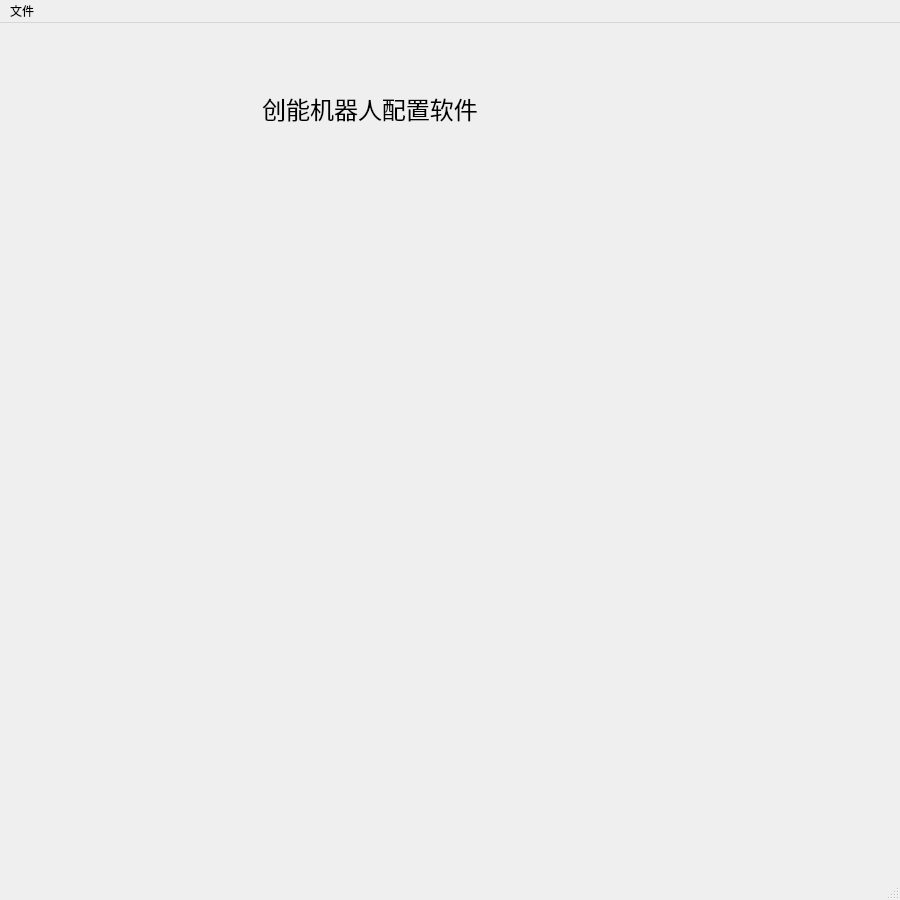
<?xml version="1.0" encoding="UTF-8"?>
<ui version="4.0">
 <class>MainWindow</class>
 <widget class="QMainWindow" name="MainWindow">
  <property name="geometry">
   <rect>
    <x>0</x>
    <y>0</y>
    <width>900</width>
    <height>900</height>
   </rect>
  </property>
  <property name="focusPolicy">
   <enum>Qt::ClickFocus</enum>
  </property>
  <property name="windowTitle">
   <string>创能机器人配置软件</string>
  </property>
  <widget class="QWidget" name="centralwidget">
   <widget class="QLabel" name="label">
    <property name="geometry">
     <rect>
      <x>220</x>
      <y>60</y>
      <width>300</width>
      <height>50</height>
     </rect>
    </property>
    <property name="font">
     <font>
      <pointsize>18</pointsize>
     </font>
    </property>
    <property name="text">
     <string>创能机器人配置软件</string>
    </property>
    <property name="alignment">
     <set>Qt::AlignCenter</set>
    </property>
   </widget>
   <widget class="QLabel" name="pic_show_label">
    <property name="geometry">
     <rect>
      <x>200</x>
      <y>150</y>
      <width>400</width>
      <height>400</height>
     </rect>
    </property>
    <property name="text">
     <string/>
    </property>
   </widget>
  </widget>
  <widget class="QMenuBar" name="menubar">
   <property name="geometry">
    <rect>
     <x>0</x>
     <y>0</y>
     <width>900</width>
     <height>23</height>
    </rect>
   </property>
   <widget class="QMenu" name="menuFiles">
    <property name="title">
     <string>文件</string>
    </property>
    <widget class="QMenu" name="menuNew">
     <property name="title">
      <string>新建</string>
     </property>
     <addaction name="actionRobot_info"/>
     <addaction name="actionFenbushi"/>
     <addaction name="actionPlanwork"/>
    </widget>
    <addaction name="menuNew"/>
    <addaction name="actionopen"/>
    <addaction name="actionsave"/>
   </widget>
   <addaction name="menuFiles"/>
  </widget>
  <widget class="QStatusBar" name="statusbar"/>
  <action name="actionRobot_info">
   <property name="text">
    <string>机器人基本信息</string>
   </property>
  </action>
  <action name="actionFenbushi">
   <property name="text">
    <string>分布式传感器</string>
   </property>
  </action>
  <action name="actionPlanwork">
   <property name="text">
    <string>计划任务</string>
   </property>
  </action>
  <action name="actionopen">
   <property name="text">
    <string>打开</string>
   </property>
  </action>
  <action name="actionsave">
   <property name="text">
    <string>保存</string>
   </property>
  </action>
 </widget>
 <resources/>
 <connections/>
</ui>
